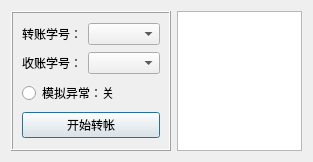
<?xml version="1.0" encoding="UTF-8"?>
<ui version="4.0">
 <class>dialog</class>
 <widget class="QDialog" name="dialog">
  <property name="geometry">
   <rect>
    <x>0</x>
    <y>0</y>
    <width>313</width>
    <height>162</height>
   </rect>
  </property>
  <property name="windowTitle">
   <string>事务管理</string>
  </property>
  <layout class="QHBoxLayout" name="horizontalLayout">
   <item>
    <widget class="QFrame" name="frame">
     <property name="frameShape">
      <enum>QFrame::Box</enum>
     </property>
     <property name="frameShadow">
      <enum>QFrame::Raised</enum>
     </property>
     <layout class="QVBoxLayout" name="verticalLayout">
      <item>
       <layout class="QHBoxLayout" name="horizontalLayout_2">
        <item>
         <widget class="QLabel" name="label">
          <property name="text">
           <string>转账学号：</string>
          </property>
         </widget>
        </item>
        <item>
         <widget class="QComboBox" name="sender_nums"/>
        </item>
       </layout>
      </item>
      <item>
       <layout class="QHBoxLayout" name="horizontalLayout_3">
        <item>
         <widget class="QLabel" name="label_2">
          <property name="text">
           <string>收账学号：</string>
          </property>
         </widget>
        </item>
        <item>
         <widget class="QComboBox" name="receivers_nums"/>
        </item>
       </layout>
      </item>
      <item>
       <widget class="QRadioButton" name="add_exception">
        <property name="text">
         <string>模拟异常：关</string>
        </property>
       </widget>
      </item>
      <item>
       <widget class="QPushButton" name="begin_transfer">
        <property name="text">
         <string>开始转帐</string>
        </property>
       </widget>
      </item>
     </layout>
    </widget>
   </item>
   <item>
    <widget class="QTableView" name="stu_table"/>
   </item>
  </layout>
 </widget>
 <resources/>
 <connections/>
</ui>
